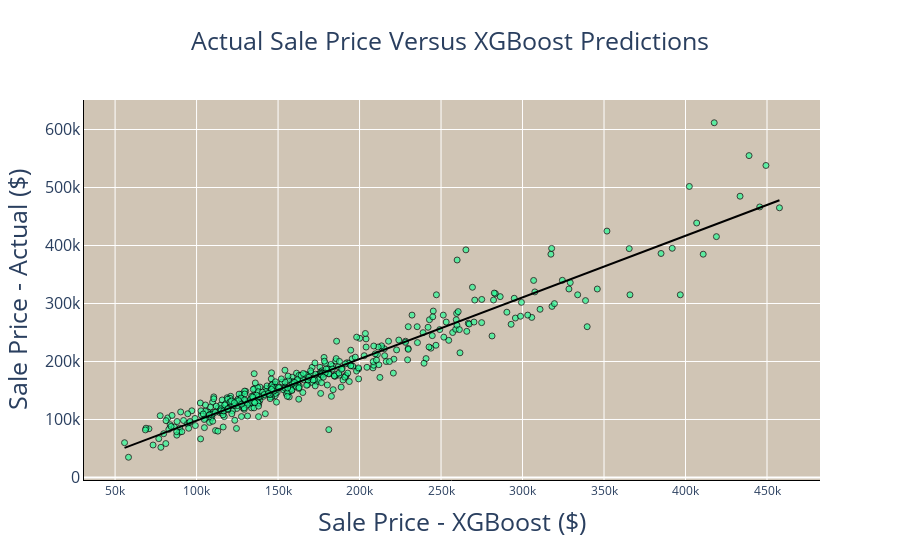

The notebook cell this image was saved under:
### Code cell
fig = px.scatter(FullPredictions, x = 'XGBoost', y ='Actual',title = 'Actual Sale Price Versus XGBoost Predictions',
                         color_discrete_sequence = ['#2AFC98', '#4B7F52','#DE541E' ],
                 trendline = 'ols',
                 trendline_color_override="black",
                 opacity = 0.7,
                labels = {'variable':'Feature'}
                )


fig.update_layout(
    xaxis_title = 'Sale Price - XGBoost ($)',
    yaxis_title = 'Sale Price - Actual ($)',
    title_x=0.5,
    plot_bgcolor = '#d0c5b5',
    title_font = dict(size = 25),

    yaxis = dict(
        tickfont = dict(size=16),
        titlefont = dict(size = 25),
        linecolor = 'black',

    ),
    xaxis = dict(
        tickfont = dict(size=12),
        titlefont = dict(size =25),
        linecolor = 'black'  ,

    ),
    legend=dict(
        yanchor='top',
        y = .98,
        xanchor='right',
        x = 0.98
    )   
)
fig.update_traces(marker=dict(size=6,
                              line=dict(width=1,
                                        color='black')),
                  selector=dict(mode='markers'))
fig.show()
results = px.get_trendline_results(fig)
results = results.iloc[0]["px_fit_results"].summary()
print(results)

### Figure 1 — Plotly figure (JSON) as saved in the notebook; plotly's stock layout.template omitted (floating-point values rounded to 4 significant figures; data arrays with more than 128 entries replaced by an {"elided": "..."} marker saying what was removed)
{"data": [{"hovertemplate": "XGBoost=%{x}<br>Actual=%{y}<extra></extra>", "legendgroup": "", "marker": {"color": "#2AFC98", "line": {"color": "black", "width": 1}, "opacity": 0.7, "size": 6, "symbol": "circle"}, "mode": "markers", "name": "", "orientation": "v", "showlegend": false, "type": "scatter", "x": {"elided": "433 float values"}, "xaxis": "x", "y": {"elided": "433 float values"}, "yaxis": "y"}, {"hovertemplate": "<b>OLS trendline</b><br>Actual = 1.0628 * XGBoost + -8299.59<br>R<sup>2</sup>=0.915165<br><br>XGBoost=%{x}<br>Actual=%{y} <b>(trend)</b><extra></extra>", "legendgroup": "", "line": {"color": "black"}, "marker": {"color": "#2AFC98", "symbol": "circle"}, "mode": "lines", "name": "", "showlegend": false, "type": "scatter", "x": {"elided": "433 float values"}, "xaxis": "x", "y": {"elided": "433 float values"}, "yaxis": "y"}], "layout": {"legend": {"tracegroupgap": 0, "x": 0.98, "xanchor": "right", "y": 0.98, "yanchor": "top"}, "plot_bgcolor": "#d0c5b5", "title": {"font": {"size": 25}, "text": "Actual Sale Price Versus XGBoost Predictions", "x": 0.5}, "xaxis": {"anchor": "y", "domain": [0, 1], "linecolor": "black", "tickfont": {"size": 12}, "title": {"font": {"size": 25}, "text": "Sale Price - XGBoost ($)"}}, "yaxis": {"anchor": "x", "domain": [0, 1], "linecolor": "black", "tickfont": {"size": 16}, "title": {"font": {"size": 25}, "text": "Sale Price - Actual ($)"}}}}
